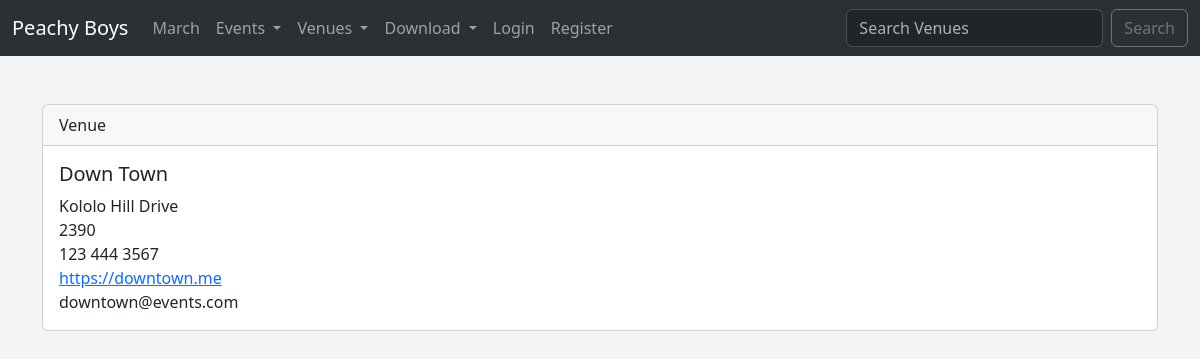
The page /show_venue/2/ on the database its author committed.
### events/models.py (models this page shows)
class Venue(models.Model):
    name = models.CharField(max_length=120)
    address = models.CharField(max_length=300)
    zip_code =  models.CharField(max_length=15, blank=True)
    phone = models.CharField(max_length=15, blank=True)
    web = models.URLField(blank=True)
    email_address = models.EmailField(blank=True)
    owner = models.IntegerField(blank=False, default=1)
    def __str__(self):
        return self.name

### events/views.py (the view)
# urls.py: path('show_venue/<venue_id>/', views.show_venue, name='show-venue'),
def show_venue(request, venue_id):
    venue = Venue.objects.get(pk=venue_id)
    return render(request, 'events/show_venue.html', {'venue':venue})

### events/templates/events/show_venue.html
{% extends 'events/base.html' %}
{% block content %}
<center>
 <br>
</center>
<div class="card">
    <div class="card-header">
        Venue
    </div>
    <div class="card-body">
      <h5 class="card-title">{{venue }}</h5>
      <p class="card-text">
            {{ venue.address }} <br>
 {{ venue.zip_code }} <br>
 {{ venue.phone }} <br>
 <a href="{{ venue.web }}">{{ venue.web }}</a> <br>
 {{ venue.email_address }} <br>
      </p>
    </div>
  </div>
  <br>
{% endblock %}

### events/templates/events/base.html (style rules this page uses)
body { background: #f4f4f4 !important; }

### rows shown on the page
Venue: name "Down Town", address "Kololo Hill Drive", zip_code "2390", phone "123 444 3567", web "https://downtown.me", email_address "downtown@events.com"
